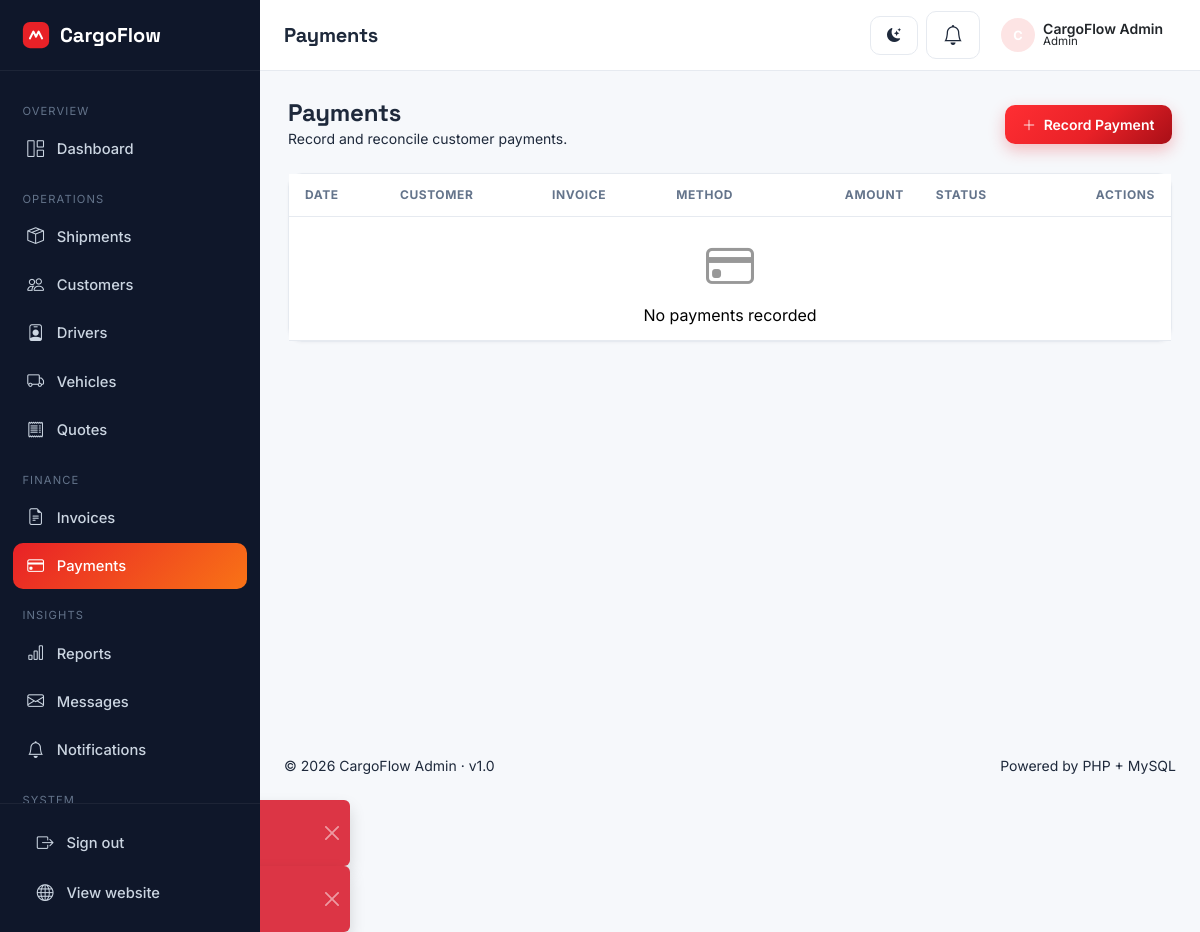
/admin/payments.php (signed in), run on the app's committed database.
### tables this page shows
CREATE TABLE `users` (
  `id` INT UNSIGNED NOT NULL AUTO_INCREMENT,
  `name` VARCHAR(120) NOT NULL,
  `email` VARCHAR(160) NOT NULL,
  `username` VARCHAR(60) NOT NULL,
  `password` VARCHAR(255) NOT NULL,
  `role` ENUM('admin','manager','staff') NOT NULL DEFAULT 'staff',
  `avatar` VARCHAR(255) DEFAULT NULL,
  `last_login` DATETIME DEFAULT NULL,
  `status` ENUM('active','inactive') NOT NULL DEFAULT 'active',
  `created_at` TIMESTAMP NOT NULL DEFAULT CURRENT_TIMESTAMP,
  `updated_at` TIMESTAMP NOT NULL DEFAULT CURRENT_TIMESTAMP ON UPDATE CURRENT_TIMESTAMP,
  PRIMARY KEY (`id`),
  UNIQUE KEY `uq_users_email` (`email`),
  UNIQUE KEY `uq_users_username` (`username`)
);

### includes/functions.php (called while the page is built, shortened)
<?php
if (!function_exists('base_url')) {
    function base_url(string $path = ''): string
    {
        if (defined('BASE_URL') && BASE_URL !== '') {
            $base = rtrim(BASE_URL, '/');
        } else {
            $https = (!empty($_SERVER['HTTPS']) && $_SERVER['HTTPS'] !== 'off')
                || (isset($_SERVER['SERVER_PORT']) && $_SERVER['SERVER_PORT'] == 443);
            $scheme = $https ? 'https' : 'http';
            $host = $_SERVER['HTTP_HOST'] ?? 'localhost';
            $projectRoot = str_replace('\\', '/', dirname(__DIR__, 2));
            $docRoot = str_replace('\\', '/', rtrim((string) ($_SERVER['DOCUMENT_ROOT'] ?? ''), '/'));
            $basePath = '';
            $base = $scheme . '://' . $host . $basePath;
        }
        return rtrim($base, '/') . '/' . ltrim($path, '/');
    }
}
if (!function_exists('asset_url')) {
    function asset_url(string $path): string
    {
        $file = dirname(__DIR__) . '/' . ltrim($path, '/');
        $ver = is_file($file) ? (string) filemtime($file) : (defined('APP_VERSION') ? APP_VERSION : '1');
        return base_url($path) . '?v=' . $ver;
    }
}
if (!function_exists('e')) {
    function e($value): string
    {
        return htmlspecialchars((string) $value, ENT_QUOTES, 'UTF-8');
    }
}
if (!function_exists('setting')) {
    function setting(string $key, $default = '')
    {
        static $cache = null;
        if ($cache === null) {
            $cache = [];
            try {
                foreach (fetchAll('SELECT setting_key, setting_value FROM settings') as $row) {
                    $cache[$row['setting_key']] = $row['setting_value'];
                }
            } catch (Throwable $e) {
            }
        }
        return $cache[$key] ?? $default;
    }
}
if (!function_exists('current_theme')) {
    function current_theme(): string
    {
        return setting('default_theme', 'light');
    }
}

### config/database.php (called while the page is built, shortened)
<?php
function db(): PDO
{
    static $pdo = null;
    if ($pdo instanceof PDO) {
        return $pdo;
    }
    $dsn = 'mysql:host=' . DB_HOST . ';dbname=' . DB_NAME . ';charset=' . DB_CHARSET;
    $options = [
        PDO::ATTR_ERRMODE            => PDO::ERRMODE_EXCEPTION,
        PDO::ATTR_DEFAULT_FETCH_MODE => PDO::FETCH_ASSOC,
        PDO::ATTR_EMULATE_PREPARES   => false,
        PDO::ATTR_STRINGIFY_FETCHES  => false,
    ];
    try {
        $pdo = new PDO($dsn, DB_USER, DB_PASS, $options);
    } catch (PDOException $e) {
        if (APP_DEBUG) {
            die('Database connection failed: ' . $e->getMessage());
        }
        http_response_code(500);
        die('Database connection failed. Please check your configuration in <code>config/config.php</code>.');
    }
    return $pdo;
}
function query(string $sql, array $params = []): PDOStatement
{
    $stmt = db()->prepare($sql);
    $stmt->execute($params);
    return $stmt;
}
function fetchAll(string $sql, array $params = []): array
{
    return query($sql, $params)->fetchAll();
}
function fetchOne(string $sql, array $params = []): ?array
{
    $row = query($sql, $params)->fetch();
    return $row === false ? null : $row;
}

### includes/auth.php (called while the page is built, shortened)
<?php
if (!function_exists('is_logged_in')) {
    function is_logged_in(): bool
    {
        return !empty($_SESSION['user_id']);
    }
}
if (!function_exists('current_user')) {
    function current_user(): ?array
    {
        static $user = null;
        if ($user === null) {
            $user = fetchOne('SELECT * FROM users WHERE id = ?', [(int) $_SESSION['user_id']]);
        }
        return $user;
    }
}

### admin/payments.php (the view, shortened to what this page needs)
<?php
require_once __DIR__ . '/../includes/auth.php';
$adminPage = 'payments';
$adminTitle = 'Payments';
$symbol = setting('currency_symbol', '$');
require __DIR__ . '/includes/header.php';
?>
<div class="d-flex flex-wrap justify-content-between align-items-center mb-4 gap-2">
    <div>
        <h2 class="h4 fw-bold mb-0">Payments</h2>
        <p class="text-muted-2 mb-0 small">Record and reconcile customer payments.</p>
    </div>
    <button class="btn btn-brand btn-sm" onclick="openCreate()"><i class="bi bi-plus-lg me-1"></i> Record Payment</button>
</div>
<div class="card-admin">
    <div class="table-responsive">
        <table class="table table-admin">
            <thead><tr><th>Date</th><th>Customer</th><th>Invoice</th><th>Method</th><th class="text-end">Amount</th><th>Status</th><th class="text-end">Actions</th></tr></thead>
            <tbody id="tbody"><tr><td colspan="7" class="text-center text-muted-2 py-5">Loading…</td></tr></tbody>
        </table>
    </div>
</div>
<?php require __DIR__ . '/includes/footer.php'; ?>

### admin/includes/header.php (shortened to what this page needs)
<?php
require_once __DIR__ . '/../../includes/auth.php';
$user = current_user();
$adminPage = $adminPage ?? '';
$adminTitle = $adminTitle ?? 'Dashboard';
$navSections = [
    'Overview' => [
        'index'      => ['bi-grid-1x2', 'Dashboard', 'admin/index.php'],
    ],
    'Operations' => [
        'shipments'  => ['bi-box-seam', 'Shipments', 'admin/shipments.php'],
        'customers'  => ['bi-people', 'Customers', 'admin/customers.php'],
        'drivers'    => ['bi-person-badge', 'Drivers', 'admin/drivers.php'],
        'vehicles'   => ['bi-truck', 'Vehicles', 'admin/vehicles.php'],
        'quotes'     => ['bi-receipt', 'Quotes', 'admin/quotes.php'],
    ],
    'Finance' => [
        'invoices'   => ['bi-file-earmark-text', 'Invoices', 'admin/invoices.php'],
        'payments'   => ['bi-credit-card', 'Payments', 'admin/payments.php'],
    ],
    'Insights' => [
        'reports'    => ['bi-bar-chart', 'Reports', 'admin/reports.php'],
        'messages'   => ['bi-envelope', 'Messages', 'admin/messages.php'],
        'notifications' => ['bi-bell', 'Notifications', 'admin/notifications.php'],
    ],
    'System' => [
        'settings'   => ['bi-gear', 'Settings', 'admin/settings.php'],
        'users'      => ['bi-shield-lock', 'Users', 'admin/users.php'],
    ],
];
?>
<!DOCTYPE html>
<html lang="en" data-bs-theme="<?= e(current_theme()) ?>">
<head>
    <link href="https://cdn.jsdelivr.net/npm/bootstrap@5.3.3/dist/css/bootstrap.min.css" rel="stylesheet">
    <link href="https://cdn.jsdelivr.net/npm/bootstrap-icons@1.11.3/font/bootstrap-icons.min.css" rel="stylesheet">
    <link href="<?= asset_url('admin/assets/admin.css') ?>" rel="stylesheet">
</head>
<body class="admin">
<div class="admin-wrapper">
    <aside class="admin-sidebar" id="adminSidebar">
        <a href="<?= base_url('admin/index.php') ?>" class="sidebar-brand">
            <svg width="28" height="28" viewBox="0 0 32 32" fill="none"><rect x="1" y="1" width="30" height="30" rx="8" fill="#e82127"/><path d="M9 20l4-8 3 6 3-6 4 8" stroke="#fff" stroke-width="2.2" stroke-linecap="round" stroke-linejoin="round" fill="none"/></svg>
            CargoFlow
        </a>
        <nav class="sidebar-nav">
            <?php foreach ($navSections as $section => $items): ?>
                <div class="nav-section"><?= e($section) ?></div>
                <?php foreach ($items as $key => $item): ?>
                    <a class="nav-link <?= $adminPage === $key ? 'active' : '' ?>" href="<?= base_url($item[2]) ?>">
                        <i class="bi <?= $item[0] ?>"></i>
                        <span><?= e($item[1]) ?></span>
                    </a>
                <?php endforeach; ?>
            <?php endforeach; ?>
        </nav>
        <div class="sidebar-footer">
            <a href="<?= base_url('logout.php') ?>" class="nav-link mb-1"><i class="bi bi-box-arrow-right"></i><span>Sign out</span></a>
            <a href="<?= base_url('index.php') ?>" class="nav-link mb-0"><i class="bi bi-globe"></i><span>View website</span></a>
        </div>
    </aside>
    <div class="admin-main">
        <header class="admin-topbar">
            <div class="d-none d-sm-block">
                <h1 class="h5 mb-0 fw-bold"><?= e($adminTitle) ?></h1>
            </div>
            <div class="ms-auto d-flex align-items-center gap-2">
                <button class="btn btn-ghost btn-sm" data-theme-toggle aria-label="Toggle theme">
                    <i class="bi <?= current_theme() === 'dark' ? 'bi-sun-fill' : 'bi-moon-stars-fill' ?>" data-theme-icon></i>
                </button>
                <div class="dropdown">
                    <button class="btn btn-ghost btn-sm position-relative" data-bs-toggle="dropdown" aria-expanded="false" aria-label="Notifications">
                        <i class="bi bi-bell fs-5"></i>
                    </button>
                </div>
                <div class="dropdown">
                    <button class="btn d-flex align-items-center gap-2" data-bs-toggle="dropdown" aria-expanded="false">
                        <span class="avatar-sm bg-soft-blue"><?= e(strtoupper(substr($user['name'] ?? 'U', 0, 1))) ?></span>
                        <span class="d-none d-md-inline text-start lh-1">
                            <span class="d-block fw-semibold small"><?= e($user['name'] ?? 'User') ?></span>
                            <span class="d-block text-muted-2" style="font-size:.72rem;"><?= e(ucfirst($user['role'] ?? 'staff')) ?></span>
                        </span>
                    </button>
                </div>
            </div>
        </header>
        <main class="admin-content">

### admin/assets/admin.css (style rules this page uses)
:root { --a-sidebar: #0f172a; --a-sidebar-2: #111a2e; --a-brand: #e82127; --a-accent: #f97316; --a-surface: #f6f8fb; --a-card: #ffffff; --a-border: #e6eaf0; --a-text: #1e293b; --a-muted: #64748b; }
:root { --bs-primary: #e82127; --bs-primary-rgb: 232, 33, 39; --bs-link-color: #e82127; --bs-link-color-rgb: 232, 33, 39; --bs-link-hover-color: #b3121b; --bs-link-hover-color-rgb: 179, 18, 27; }
body.admin { font-family: "Inter", "Plus Jakarta Sans", system-ui, sans-serif; background: var(--a-surface); color: var(--a-text); min-height: 100vh; }
body.admin h1, body.admin h2, body.admin h3, body.admin h4, body.admin h5, body.admin h6 { font-family: "Space Grotesk", "Inter", sans-serif; letter-spacing: -.01em; }
.admin-wrapper { display: flex; min-height: 100vh; }
.admin-sidebar { width: 260px; background: var(--a-sidebar); color: #cbd5e1; position: fixed; top: 0; bottom: 0; left: 0; z-index: 1040; display: flex; flex-direction: column; transition: transform .25s ease; }
.admin-sidebar .sidebar-brand { display: flex; align-items: center; gap: .6rem; padding: 1.25rem 1.4rem; color: #fff; font-weight: 800; font-size: 1.25rem; font-family: "Space Grotesk", "Inter", sans-serif; border-bottom: 1px solid rgba(255,255,255,.06); text-decoration: none; }
.admin-sidebar .sidebar-nav { flex: 1; overflow-y: auto; padding: 1rem .8rem; }
.admin-sidebar .sidebar-nav .nav-section { font-size: .7rem; text-transform: uppercase; letter-spacing: .1em; color: #64748b; padding: 1rem .6rem .4rem; }
.admin-sidebar .nav-link { display: flex; align-items: center; gap: .7rem; color: #cbd5e1; padding: .65rem .8rem; border-radius: 10px; font-weight: 500; font-size: .92rem; margin-bottom: .15rem; }
.admin-sidebar .nav-link i { font-size: 1.05rem; width: 20px; text-align: center; }
.admin-sidebar .nav-link.active { background: linear-gradient(135deg, var(--a-brand), var(--a-accent)); color: #fff; }
.admin-sidebar .sidebar-footer { padding: 1rem 1.4rem; border-top: 1px solid rgba(255,255,255,.06); }
.admin-main { flex: 1; margin-left: 260px; display: flex; flex-direction: column; min-width: 0; }
.admin-topbar { background: var(--a-card); border-bottom: 1px solid var(--a-border); padding: .7rem 1.5rem; display: flex; align-items: center; gap: 1rem; position: sticky; top: 0; z-index: 1030; }
.admin-content { padding: 1.75rem; flex: 1; }
.card-admin { background: var(--a-card); border: 1px solid var(--a-border); border-radius: 14px; box-shadow: 0 1px 3px rgba(15,23,42,.04); }
.bg-soft-blue { background: rgba(232,33,39,.12); color: #e82127; }
.table-admin { margin-bottom: 0; }
.table-admin thead th { font-size: .75rem; text-transform: uppercase; letter-spacing: .05em; color: var(--a-muted); font-weight: 700; border-bottom: 1px solid var(--a-border); padding: .75rem 1rem; white-space: nowrap; }
.avatar-sm { width: 34px; height: 34px; border-radius: 50%; display: inline-flex; align-items: center; justify-content: center; font-weight: 700; font-size: .8rem; color: #fff; }
.btn-brand { background: linear-gradient(135deg, #ff2e33 0%, #e82127 55%, #a80f17 100%); color: #fff; border: none; font-weight: 600; border-radius: 10px; padding: .55rem 1.1rem; box-shadow: 0 6px 16px rgba(232, 33, 39, .28); transition: transform .15s ease, box-shadow .2s ease, filter .2s ease; }
.btn-ghost { background: transparent; color: var(--a-text); border: 1.5px solid var(--a-border); font-weight: 600; border-radius: 10px; padding: .5rem 1rem; transition: border-color .15s ease, color .15s ease; }

### data on the page
users: name "C", name "CargoFlow Admin", role "Admin"

### other printed values
$section "OVERVIEW"
$item[1] "Dashboard"
$section "OPERATIONS"
$item[1] "Shipments"
$item[1] "Customers"
$item[1] "Drivers"
$item[1] "Vehicles"
$item[1] "Quotes"
$section "FINANCE"
$item[1] "Invoices"
$item[1] "Payments"
$section "INSIGHTS"
$item[1] "Reports"
$item[1] "Messages"
$item[1] "Notifications"
